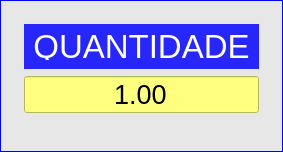
<?xml version="1.0" encoding="UTF-8"?>
<ui version="4.0">
 <class>FormAlteraQuantidade</class>
 <widget class="QWidget" name="FormAlteraQuantidade">
  <property name="windowModality">
   <enum>Qt::ApplicationModal</enum>
  </property>
  <property name="geometry">
   <rect>
    <x>0</x>
    <y>0</y>
    <width>273</width>
    <height>152</height>
   </rect>
  </property>
  <property name="windowTitle">
   <string>Form</string>
  </property>
  <layout class="QVBoxLayout" name="verticalLayout">
   <property name="spacing">
    <number>0</number>
   </property>
   <property name="leftMargin">
    <number>0</number>
   </property>
   <property name="topMargin">
    <number>0</number>
   </property>
   <property name="rightMargin">
    <number>0</number>
   </property>
   <property name="bottomMargin">
    <number>0</number>
   </property>
   <item>
    <widget class="QWidget" name="widget" native="true">
     <property name="styleSheet">
      <string notr="true">QWidget#widget{
text-transform: uppercase;
border:1px solid blue;
	background-color: rgb(231, 231, 231);
}</string>
     </property>
     <layout class="QVBoxLayout" name="verticalLayout_2">
      <property name="leftMargin">
       <number>15</number>
      </property>
      <property name="topMargin">
       <number>15</number>
      </property>
      <property name="rightMargin">
       <number>15</number>
      </property>
      <property name="bottomMargin">
       <number>15</number>
      </property>
      <item>
       <widget class="QWidget" name="widget_2" native="true">
        <layout class="QVBoxLayout" name="verticalLayout_3">
         <item>
          <widget class="QFrame" name="fr_TituloClientes">
           <property name="minimumSize">
            <size>
             <width>0</width>
             <height>45</height>
            </size>
           </property>
           <property name="maximumSize">
            <size>
             <width>16777215</width>
             <height>80</height>
            </size>
           </property>
           <property name="styleSheet">
            <string notr="true">QFrame#fr_TituloClientes{
color:red;
border: none;
background-color: qlineargradient(spread:pad, x1:1, y1:1, x2:1, y2:1, stop:0 rgba(0, 0, 255, 212), stop:1 rgba(255, 255, 255, 255));}</string>
           </property>
           <layout class="QHBoxLayout" name="horizontalLayout_3">
            <item>
             <widget class="QLabel" name="lb_tituloClientes">
              <property name="font">
               <font>
                <family>MS Shell Dlg 2</family>
                <pointsize>25</pointsize>
                <weight>9</weight>
                <italic>false</italic>
                <bold>false</bold>
               </font>
              </property>
              <property name="styleSheet">
               <string notr="true">color: white;
background-color:none;
font: 75 25pt &quot;MS Shell Dlg 2&quot;;</string>
              </property>
              <property name="text">
               <string>QUANTIDADE</string>
              </property>
              <property name="alignment">
               <set>Qt::AlignCenter</set>
              </property>
             </widget>
            </item>
           </layout>
          </widget>
         </item>
         <item>
          <widget class="QDoubleSpinBox" name="db_Quant">
           <property name="font">
            <font>
             <pointsize>20</pointsize>
            </font>
           </property>
           <property name="styleSheet">
            <string notr="true">background-color: rgb(255, 255, 127);
color: rgb(0, 0, 0);</string>
           </property>
           <property name="wrapping">
            <bool>false</bool>
           </property>
           <property name="alignment">
            <set>Qt::AlignCenter</set>
           </property>
           <property name="buttonSymbols">
            <enum>QAbstractSpinBox::NoButtons</enum>
           </property>
           <property name="accelerated">
            <bool>false</bool>
           </property>
           <property name="correctionMode">
            <enum>QAbstractSpinBox::CorrectToPreviousValue</enum>
           </property>
           <property name="keyboardTracking">
            <bool>true</bool>
           </property>
           <property name="showGroupSeparator" stdset="0">
            <bool>false</bool>
           </property>
           <property name="prefix">
            <string/>
           </property>
           <property name="suffix">
            <string/>
           </property>
           <property name="maximum">
            <double>9999999999.000000000000000</double>
           </property>
           <property name="stepType">
            <enum>QAbstractSpinBox::DefaultStepType</enum>
           </property>
           <property name="value">
            <double>1.000000000000000</double>
           </property>
          </widget>
         </item>
         <item>
          <spacer name="verticalSpacer">
           <property name="orientation">
            <enum>Qt::Vertical</enum>
           </property>
           <property name="sizeHint" stdset="0">
            <size>
             <width>20</width>
             <height>40</height>
            </size>
           </property>
          </spacer>
         </item>
        </layout>
       </widget>
      </item>
     </layout>
    </widget>
   </item>
  </layout>
 </widget>
 <resources/>
 <connections/>
</ui>
